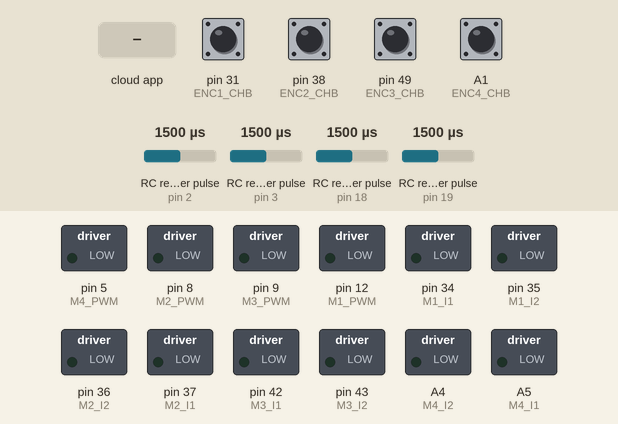
Recording of a sketch running on a simulated Arduino Mega 2560, built with avr-gcc and run on an emulated ATmega2560. On the bench: switched loads named in the sketch (green lamp = pin HIGH). Wiring (inferred from the names in the program): 4 × RC receiver channel: data pin 2 / data pin 3 / data pin 18 / data pin 19. The inputs (shaded band) are chosen by the test bench; at power-on: A1 (ENC4_CHB), pin 31 (ENC1_CHB), pin 38 (ENC2_CHB), pin 49 (ENC3_CHB) HIGH, RC receiver pulse (sensors on pin 2, pin 3, pin 18, pin 19) 1500 µs. The ROS host is connected and sends only what is stated; what the sketch prints to the serial monitor is not drawn.

Above: at 1.2 s.
1.3 s: the phone or cloud app sets cmd_right_wheel to 0
At 2.0 s:
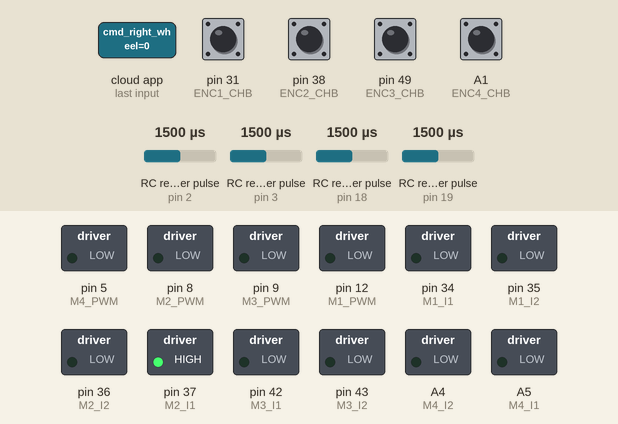
2.8 s: the phone or cloud app sets linear.x to -100
At 3.1 s:
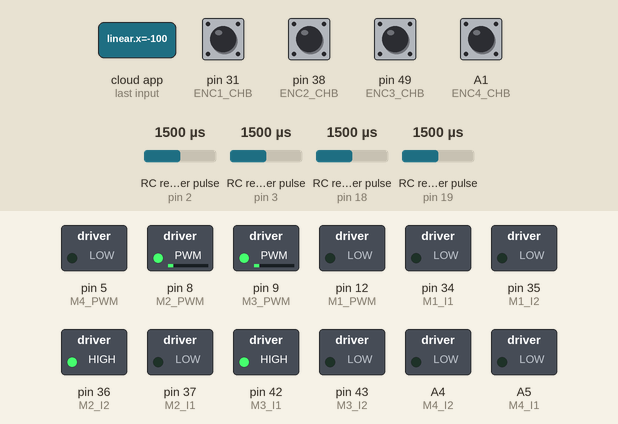
4.3 s: the phone or cloud app sets cmd_left_wheel to 180
At 5.5 s:
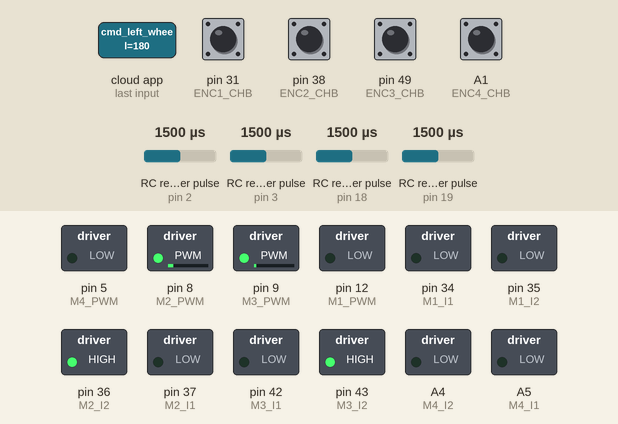
Timing chart, 0 to 7.3 s (numbered marks = the images above; inputs shaded):
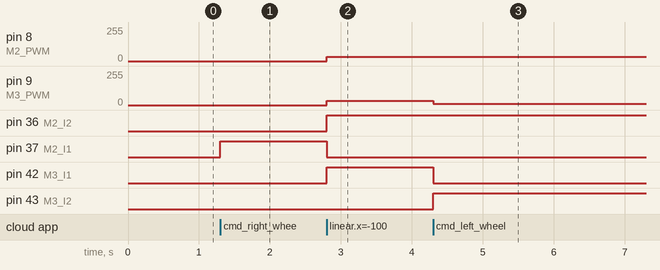

The sketch:

motor.ino
```cpp
#include <ros.h>
#include <std_msgs/Int16.h>
#include <std_msgs/Float32.h>
#include <geometry_msgs/Twist.h>
#include <TimerOne.h>

#define LOOP_TIME        200000


#include "PID.h"

#define RPM_to_RADIAN 3.141592654*2/60
#define RADIAN_to_RPM 60/(3.141592654*2)

#define WHEEL_RADIUS 0.068 // 바퀴 반지름
#define ROBOT_RADIUS 0.16  // 로봇 반지름 = 바퀴 사이의 거리 / 2
#define PI 3.141592654


ros::NodeHandle  nh;

std_msgs::Float32 left_wheel_vel;

ros::Publisher left_wheel_vel_pub("/left_wheel_velocity", &left_wheel_vel);

std_msgs::Float32 right_wheel_vel;

ros::Publisher right_wheel_vel_pub("/right_wheel_velocity", &right_wheel_vel);

geometry_msgs::Twist sensor_vel;
ros::Publisher sensor_vel_pub("/sensor_velocity", &sensor_vel);


 void timerIsr()
{
  Timer1.detachInterrupt();  //stop the timer
  //Left Motor Speed
  M3RPM();
  M4RPM();

  left_wheel_vel.data = m3_speed * RPM_to_RADIAN;
  left_wheel_vel_pub.publish(&left_wheel_vel);

  right_wheel_vel.data = m2_speed * RPM_to_RADIAN;
  right_wheel_vel_pub.publish(&right_wheel_vel);
  //속도(m/s) V = (r * (W1 + w2))/2
  sensor_vel.linear.x = WHEEL_RADIUS*(left_wheel_vel.data + right_wheel_vel.data)/2;
  sensor_vel.linear.y = 0;
  sensor_vel.linear.z = 0;
  //각속도(rad/s) (V1 - V2) / L
  sensor_vel.angular.x = 0;
  sensor_vel.angular.y = 0;
  sensor_vel.angular.z = (WHEEL_RADIUS * (left_wheel_vel.data - right_wheel_vel.data)/2) / (ROBOT_RADIUS);
  sensor_vel_pub.publish(&sensor_vel);
  Timer1.attachInterrupt(timerIsr);  //enable the timer
}


void cmdLeftWheelCB( const std_msgs::Int16& msg)
{
  M3vel_PID(msg.data);
}

void cmdRightWheelCB( const std_msgs::Int16& msg)
{
  M2vel_PID(msg.data);
}


ros::Subscriber<std_msgs::Int16> subCmdLeft("cmd_left_wheel", cmdLeftWheelCB );
ros::Subscriber<std_msgs::Int16> subCmdRight("cmd_right_wheel",cmdRightWheelCB );


void cmdVelCB( const geometry_msgs::Twist& twist)
{

  double linear_left_RPM,linear_right_RPM;
  linear_left_RPM =linear_right_RPM= twist.linear.x/(2*PI*WHEEL_RADIUS)*60;

  double angular_left_RPM, angular_right_RPM;
  angular_right_RPM = twist.angular.z * (ROBOT_RADIUS/WHEEL_RADIUS) * 60 / 2 / PI;

  angular_left_RPM = -angular_right_RPM;

  double left_target_RPM = linear_left_RPM + angular_left_RPM;
  double right_target_RPM = linear_right_RPM + angular_right_RPM;


  M3vel_PID(left_target_RPM);
  M2vel_PID(right_target_RPM);
}

ros::Subscriber<geometry_msgs::Twist> subCmdVel("cmd_vel", cmdVelCB);


void setup() {
  // put your setup code here, to run once:


  pinMode(ENC1_CHA, INPUT_PULLUP);
  pinMode(ENC1_CHB, INPUT_PULLUP);
  pinMode(ENC2_CHA, INPUT_PULLUP);
  pinMode(ENC2_CHB, INPUT_PULLUP);
  pinMode(ENC3_CHA, INPUT_PULLUP);
  pinMode(ENC3_CHB, INPUT_PULLUP);
  pinMode(ENC4_CHA, INPUT_PULLUP);
  pinMode(ENC4_CHB, INPUT_PULLUP);

  Timer1.initialize(LOOP_TIME);

  pinMode(M1_I1, OUTPUT);
  pinMode(M1_I2, OUTPUT);
  pinMode(M1_PWM, OUTPUT);
  pinMode(M2_I1, OUTPUT);
  pinMode(M2_I2, OUTPUT);
  pinMode(M2_PWM, OUTPUT);
  pinMode(M3_I1, OUTPUT);
  pinMode(M3_I2, OUTPUT);
  pinMode(M3_PWM, OUTPUT);
  pinMode(M4_I1, OUTPUT);
  pinMode(M4_I2, OUTPUT);
  pinMode(M4_PWM, OUTPUT);

  //encoder 값을 받기 위한 외부 인터럽트 설정
  attachInterrupt(digitalPinToInterrupt(ENC1_CHA), Enc1chA_ISR, CHANGE);
  attachInterrupt(digitalPinToInterrupt(ENC2_CHA), Enc2chA_ISR, CHANGE);
  attachInterrupt(digitalPinToInterrupt(ENC3_CHA), Enc3chA_ISR, CHANGE);
  attachInterrupt(digitalPinToInterrupt(ENC4_CHA), Enc4chA_ISR, CHANGE);
  Serial.begin(57600);


  nh.initNode();
  nh.subscribe(subCmdRight);
  nh.subscribe(subCmdLeft);
  nh.subscribe(subCmdVel);
  nh.advertise(left_wheel_vel_pub);
  nh.advertise(right_wheel_vel_pub);
  nh.advertise(sensor_vel_pub);

  Timer1.attachInterrupt( timerIsr ); // enable the timer
}

void loop()
{

    nh.spinOnce();
}
```

PID.h
```cpp
#define rotation 3960

//for Encoder pin define
#define ENC1_CHA    18  //INT.5
#define ENC1_CHB    31

#define ENC2_CHA    19  //INT.4
#define ENC2_CHB    38

#define ENC3_CHA    3   //INT.1
#define ENC3_CHB    49

#define ENC4_CHA    2   //INT.0
#define ENC4_CHB    A1

//for Motor I/O pin define
#define M1_I1       34
#define M1_I2       35
#define M1_PWM      12

#define M2_I1       37
#define M2_I2       36
#define M2_PWM      8

#define M3_I1       42
#define M3_I2       43
#define M3_PWM      9

#define M4_I1       A5
#define M4_I2       A4
#define M4_PWM      5


#define Kp1 0.4// P-gain
#define Ki1 0.03// i-gain
#define Kd1 0.2// d-gain

#define Kp2 0.4// P-gain
#define Ki2 0.03// i-gain
#define Kd2 0.2// d-gain

#define Kp3 0.4// P-gain
#define Ki3 0.03// i-gain
#define Kd3 0.2// d-gain

#define Kp4 0.4// P-gain
#define Ki4 0.03// i-gain
#define Kd4 0.2// d-gain

//Variables
//Encoder value
long    e1cnt = 0;
long    e1cnt_k = 0, e1cnt_k_1 = 0, d_e1cnt = 0;
long    e2cnt = 0;
long    e2cnt_k = 0, e2cnt_k_1 = 0, d_e2cnt = 0;
long    e3cnt = 0;
long    e3cnt_k = 0, e3cnt_k_1 = 0, d_e3cnt = 0;
long    e4cnt = 0;
long    e4cnt_k = 0, e4cnt_k_1 = 0, d_e4cnt = 0;

//motor value
float   m1_speed = 0;
float   m1turn = 0;
float   m2_speed = 0;
float   m2turn = 0;
float   m3_speed = 0;
float   m3turn = 0;
float   m4_speed = 0;
float   m4turn = 0;

//for motor control variable
//motor1
float   m1_ref_spd = 0;
float   m1_err_spd = 0;
float   m1_err_spd_k_1 = 0;
float   m1_derr_spd = 0;
float   m1_err_sum = 0;
float   m1_ctrl_up = 0;
float   m1_ctrl_ui = 0;
float   m1_ctrl_ud = 0;
int     m1_ctrl_u = 0;
int     m1_ipwm_u = 0;
//motor2
float   m2_ref_spd = 0;
float   m2_err_spd = 0;
float   m2_err_spd_k_1 = 0;
float   m2_derr_spd = 0;
float   m2_err_sum = 0;
float   m2_ctrl_up = 0;
float   m2_ctrl_ui = 0;
float   m2_ctrl_ud = 0;
int     m2_ctrl_u = 0;
int     m2_ipwm_u = 0;
//motor3
float   m3_ref_spd = 0;
float   m3_err_spd = 0;
float   m3_err_spd_k_1 = 0;
float   m3_derr_spd = 0;
float   m3_err_sum = 0;
float   m3_ctrl_up = 0;
float   m3_ctrl_ui = 0;
float   m3_ctrl_ud = 0;
int     m3_ctrl_u = 0;
int     m3_ipwm_u = 0;
//motor4
float   m4_ref_spd = 0;
float   m4_err_spd = 0;
float   m4_err_spd_k_1 = 0;
float   m4_derr_spd = 0;
float   m4_err_sum = 0;
float   m4_ctrl_up = 0;
float   m4_ctrl_ui = 0;
float   m4_ctrl_ud = 0;
int     m4_ctrl_u = 0;
int     m4_ipwm_u = 0;

//-----------------------------------//
float   M1err_P = 0;
float   M1err_I = 0;
float   M1err_D = 0;
float   M1err_B = 0;
long    M1PID_val = 0;

float   M2err_P = 0;
float   M2err_I = 0;
float   M2err_D = 0;
float   M2err_B = 0;
long    M2PID_val = 0;

float   M3err_P = 0;
float   M3err_I = 0;
float   M3err_D = 0;
float   M3err_B = 0;
long    M3PID_val = 0;

float   M4err_P = 0;
float   M4err_I = 0;
float   M4err_D = 0;
float   M4err_B = 0;
long    M4PID_val = 0;

unsigned long M1t_k = 0, M1t_k_1 = 0, M1dt = 0;
unsigned long M2t_k = 0, M2t_k_1 = 0, M2dt = 0;
unsigned long M3t_k = 0, M3t_k_1 = 0, M3dt = 0;
unsigned long M4t_k = 0, M4t_k_1 = 0, M4dt = 0;


void Enc1chA_ISR();
void Enc2chA_ISR();
void Enc3chA_ISR();
void Enc4chA_ISR();


void M1vel_PID(int m1_ref_spd);
void M2vel_PID(int m2_ref_spd);
void M3vel_PID(int m3_ref_spd);
void M4vel_PID(int m4_ref_spd);

void M1RPM(int m1_ref_spd);
void M2RPM(int m2_ref_spd);
void M3RPM();
void M4RPM();


void M1doMotor(bool dir, long vel);
void M2doMotor(bool dir, long vel);
void M3doMotor(bool dir, long vel);
void M4doMotor(bool dir, long vel);


void M1vel_PID(int m1_ref_spd){
    if(Serial.available()){
      m1_ref_spd = Serial.parseFloat();
    }

    M1RPM(m1_ref_spd);
    m1_err_spd =  m1_ref_spd - m1_speed;
    M1err_P = m1_err_spd;
    M1err_I += M1err_P;
    M1err_D = M1err_B - M1err_P;
    M1err_B = M1err_P;

    M1PID_val=((M1err_P * Kp1) + (M1err_I * Ki1) + (M1err_D * Kd1));
    m1_ctrl_u = M1PID_val;
    // 속도 오차가 생기면
    M1doMotor(m1_ctrl_u >= 0 ? HIGH : LOW, m1_ctrl_u);
    Serial.print("m1 speed : ");
    //Serial.println(m1_ref_spd);
    Serial.print(m1_speed);
    Serial.print(" | ");

}


void M2vel_PID(int m2_ref_spd){


    if(Serial.available()){
      m2_ref_spd = Serial.parseFloat();
    }

    M2RPM(m2_ref_spd);
    m2_err_spd =  m2_ref_spd - m2_speed;
    M2err_P = m2_err_spd;
    M2err_I += M2err_P;
    M2err_D = M2err_B - M2err_P;
    M2err_B = M2err_P;

    M2PID_val=((M2err_P * Kp2) + (M2err_I * Ki2) + (M2err_D * Kd2));
    m2_ctrl_u = M2PID_val;
    // 속도 오차가 생기면
    M2doMotor(m2_ctrl_u >= 0 ? HIGH : LOW, m2_ctrl_u);
    Serial.print("m2 speed : ");
    Serial.print(m2_speed);
    Serial.print(" | ");

}

void M3vel_PID(int m3_ref_spd){

    if(Serial.available()){
      m3_ref_spd = Serial.parseFloat();
    }


    M3RPM();
    m3_err_spd =  m3_ref_spd - m3_speed;
    M3err_P = m3_err_spd;
    M3err_I += M3err_P;
    M3err_D = M3err_B - M3err_P;
    M3err_B = M3err_P;

    M3PID_val=((M3err_P * Kp3) + (M3err_I * Ki3) + (M3err_D * Kd3));
    m3_ctrl_u = M3PID_val;
    // 속도 오차가 생기면
    M3doMotor(m3_ctrl_u >= 0 ? HIGH : LOW, m3_ctrl_u);
    Serial.print("m3 speed : ");
    Serial.print(m3_speed);
    Serial.print(" | ");
}

void M4vel_PID(){

    if(Serial.available()){
      m4_ref_spd = Serial.parseFloat();
    }

    M4RPM();
    m4_err_spd =  m4_ref_spd - m4_speed;
    M4err_P = m4_err_spd;
    M4err_I += M4err_P;
    M4err_D = M4err_B - M4err_P;
    M4err_B = M4err_P;

    M4PID_val=((M4err_P * Kp4) + (M4err_I * Ki4) + (M4err_D * Kd4));
    m4_ctrl_u = M4PID_val;
    // 속도 오차가 생기면
    M4doMotor(m4_ctrl_u >= 0 ? HIGH : LOW, m4_ctrl_u);
    Serial.print("m4 speed : ");
    Serial.println(m4_speed);
}

void M1RPM(int m1_ref_spd){

  M1t_k = millis();//시간측정
  M1dt = M1t_k - M1t_k_1;//시간변화율
  if(M1dt >= 50){
    e1cnt_k = e1cnt;
    d_e1cnt = e1cnt_k - e1cnt_k_1;// 엔코더 값
    m1_speed = d_e1cnt * 60000/rotation;
    m1_speed /= (signed long)M1dt;// 거 = 속 시 RPM 값
    M1t_k_1 = M1t_k;//시간 초기화
    e1cnt_k_1 = e1cnt_k;//엔코더 초기화
  }
}

void M2RPM(int m2_ref_spd){

  M2t_k = millis();//시간측정
  M2dt = M2t_k - M2t_k_1;//시간변화율
  if(M2dt >= 50){
    e2cnt_k = e2cnt;
    d_e2cnt = e2cnt_k - e2cnt_k_1;// 엔코더 값
    m2_speed = d_e2cnt * 60000/rotation;
    m2_speed /= (signed long)M2dt;// 거 = 속 시 RPM 값
    M2t_k_1 = M2t_k;//시간 초기화
    e2cnt_k_1 = e2cnt_k;//엔코더 초기화
  }
}


void M3RPM(){

  M3t_k = millis();//시간측정
  M3dt = M3t_k - M3t_k_1;//시간변화율
  if(M3dt >= 50){
    e3cnt_k = e3cnt;
    d_e3cnt = e3cnt_k - e3cnt_k_1;// 엔코더 값
    m3_speed = d_e3cnt * 60000/rotation;
    m3_speed /= (signed long)M3dt;// 거 = 속 시 RPM 값
    M3t_k_1 = M3t_k;//시간 초기화
    e3cnt_k_1 = e3cnt_k;//엔코더 초기화
  }
}

void M4RPM(){

  M4t_k = millis();//시간측정
  M4dt = M4t_k - M4t_k_1;//시간변화율
  if(M4dt >= 50){
    e4cnt_k = e4cnt;
    d_e4cnt = e4cnt_k - e4cnt_k_1;// 엔코더 값
    m4_speed = d_e4cnt * 60000/rotation;
    m4_speed /= (signed long)M4dt;// 거 = 속 시 RPM 값
    M4t_k_1 = M4t_k;//시간 초기화
    e4cnt_k_1 = e4cnt_k;//엔코더 초기화
  }
}

void M1doMotor(bool dir, long vel){

  digitalWrite(M1_I1, dir);
  digitalWrite(M1_I2, !dir);
  vel = abs(vel);
  m1_ipwm_u = vel > 255 ? 255 : vel;
  analogWrite(M1_PWM, m1_ipwm_u);
}

void M2doMotor(bool dir, long vel){

  digitalWrite(M2_I1, dir);
  digitalWrite(M2_I2, !dir);
  vel = abs(vel);
  m2_ipwm_u = vel > 255 ? 255 : vel;
  analogWrite(M2_PWM, m2_ipwm_u);
}
void M3doMotor(bool dir, long vel){

  digitalWrite(M3_I1, !dir);
  digitalWrite(M3_I2, dir);
  vel = abs(vel);
  m3_ipwm_u = vel > 255 ? 255 : vel;
  analogWrite(M3_PWM, m3_ipwm_u);
}
void M4doMotor(bool dir, long vel){

  digitalWrite(M4_I1, !dir);
  digitalWrite(M4_I2, dir);
  vel = abs(vel);
  m4_ipwm_u = vel > 255 ? 255 : vel;
  analogWrite(M4_PWM, m4_ipwm_u);

}


void Enc1chA_ISR(){  e1cnt += (digitalRead(ENC1_CHA)==digitalRead(ENC1_CHB))?1:-1;}
void Enc2chA_ISR(){  e2cnt += (digitalRead(ENC2_CHA)==digitalRead(ENC2_CHB))?1:-1;}
void Enc3chA_ISR(){  e3cnt += (digitalRead(ENC3_CHA)==digitalRead(ENC3_CHB))?1:-1;}
void Enc4chA_ISR(){  e4cnt += (digitalRead(ENC4_CHA)==digitalRead(ENC4_CHB))?1:-1;}
```

Measured:
- after the input at 1.3 s, pin 37 (M2_I1): LOW → HIGH at once
- after the input at 2.8 s, pin 8 (M2_PWM), pin 9 (M3_PWM): 0/255 → 32/255 at once; pin 36 (M2_I2), pin 42 (M3_I1): LOW → HIGH at once; pin 37 (M2_I1): HIGH → LOW at once
- after the input at 4.3 s, pin 9 (M3_PWM): 32/255 → 9/255 at once; pin 42 (M3_I1): HIGH → LOW at once; pin 43 (M3_I2): LOW → HIGH at once
